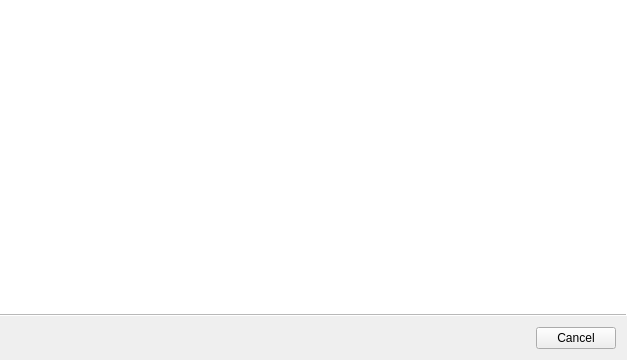
<?xml version="1.0" encoding="UTF-8"?>
<ui version="4.0">
 <class>CreateFunctionBlockWizard</class>
 <widget class="QWizard" name="CreateFunctionBlockWizard">
  <property name="windowModality">
   <enum>Qt::ApplicationModal</enum>
  </property>
  <property name="geometry">
   <rect>
    <x>0</x>
    <y>0</y>
    <width>627</width>
    <height>360</height>
   </rect>
  </property>
  <property name="windowTitle">
   <string>Create New Function Block</string>
  </property>
  <property name="modal">
   <bool>true</bool>
  </property>
  <property name="wizardStyle">
   <enum>QWizard::ModernStyle</enum>
  </property>
  <property name="options">
   <set>QWizard::HelpButtonOnRight|QWizard::NoBackButtonOnStartPage</set>
  </property>
 </widget>
 <resources/>
 <connections/>
</ui>
